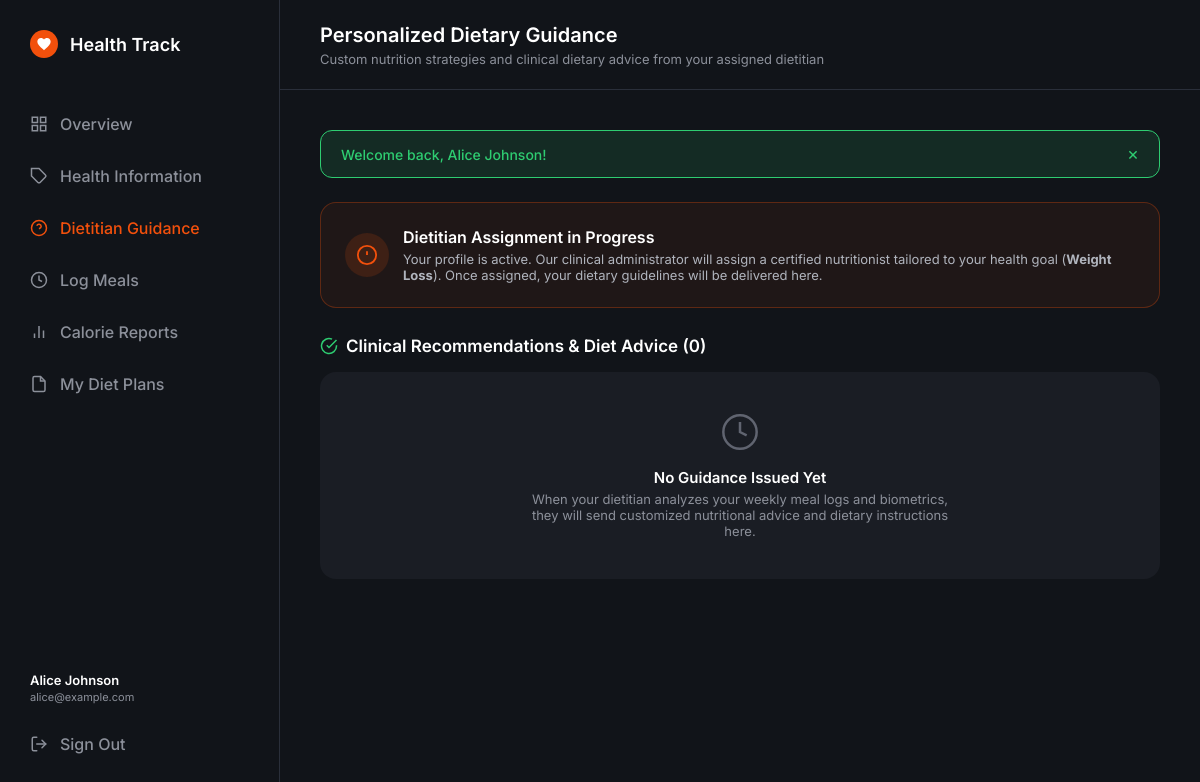
Page /user/guidance.php (signed in) on the committed database.
### tables this page shows
CREATE TABLE IF NOT EXISTS `users` (
    `id` INT AUTO_INCREMENT PRIMARY KEY,
    `name` VARCHAR(100) NOT NULL,
    `email` VARCHAR(150) NOT NULL UNIQUE,
    `password` VARCHAR(255) NOT NULL,
    `phone` VARCHAR(30) NULL,
    `role` ENUM('admin', 'dietitian', 'user') NOT NULL DEFAULT 'user',
    `status` ENUM('active', 'inactive', 'suspended', 'pending') NOT NULL DEFAULT 'active',
    `created_at` TIMESTAMP DEFAULT CURRENT_TIMESTAMP,
    `updated_at` TIMESTAMP DEFAULT CURRENT_TIMESTAMP ON UPDATE CURRENT_TIMESTAMP,
    INDEX `idx_role` (`role`),
    INDEX `idx_status` (`status`)
);

CREATE TABLE IF NOT EXISTS `health_profiles` (
    `id` INT AUTO_INCREMENT PRIMARY KEY,
    `user_id` INT NOT NULL UNIQUE,
    `age` INT NULL,
    `gender` ENUM('male', 'female', 'other') NULL,
    `height` DECIMAL(5,2) NULL,  
    `weight` DECIMAL(5,2) NULL,  
    `activity_level` VARCHAR(100) DEFAULT 'moderate',
    `health_goal` VARCHAR(100) DEFAULT 'maintain_weight',
    `dietary_preference` VARCHAR(100) DEFAULT 'anything',
    `daily_calorie_target` INT NULL DEFAULT 2000,
    `bmi` DECIMAL(4,1) NULL,
    `updated_at` TIMESTAMP DEFAULT CURRENT_TIMESTAMP ON UPDATE CURRENT_TIMESTAMP,
    FOREIGN KEY (`user_id`) REFERENCES `users`(`id`) ON DELETE CASCADE
);

### includes/auth.php (called while the page is built, shortened)
<?php
require_once __DIR__ . '/functions.php';
function isLoggedIn(): bool {
    return isset($_SESSION['user_id']) && !empty($_SESSION['user_id']);
}
function getCurrentUser(): ?array {
    static $currentUser = null;
    if ($currentUser === null) {
        $pdo = getDBConnection();
        $stmt = $pdo->prepare("SELECT id, name, email, phone, role, status FROM users WHERE id = :id LIMIT 1");
        $stmt->execute(['id' => $_SESSION['user_id']]);
        $user = $stmt->fetch();
        $currentUser = $user;
    }
    return $currentUser;
}
function requireRole($allowedRoles): void {
    $user = getCurrentUser();
}

### user/guidance.php (the view, shortened to what this page needs)
<?php
require_once __DIR__ . '/../includes/auth.php';
requireRole('user');
$currentUser = getCurrentUser();
$userId = (int)$currentUser['id'];
$pdo = getDBConnection();
$dtStmt = $pdo->prepare("
    SELECT u.name as dietitian_name, u.email as dietitian_email, u.phone as dietitian_phone,
           dp.specialization, dp.qualification, dp.experience, dp.certification,
           da.assigned_at, da.notes as admin_assignment_notes
    FROM dietitian_assignments da
    JOIN users u ON da.dietitian_id = u.id
    LEFT JOIN dietitian_profiles dp ON u.id = dp.user_id
    WHERE da.user_id = :uid
    LIMIT 1
");
$dtStmt->execute(['uid' => $userId]);
$assignedDietitian = $dtStmt->fetch();
$recStmt = $pdo->prepare("
    SELECT r.*, u.name as dietitian_name, dp.specialization as dietitian_specialization
    FROM recommendations r
    JOIN users u ON r.dietitian_id = u.id
    LEFT JOIN dietitian_profiles dp ON u.id = dp.user_id
    WHERE r.user_id = :uid
    ORDER BY r.created_at DESC
");
$recStmt->execute(['uid' => $userId]);
$recommendations = $recStmt->fetchAll();
$profStmt = $pdo->prepare("SELECT * FROM health_profiles WHERE user_id = :uid LIMIT 1");
$profStmt->execute(['uid' => $userId]);
$profile = $profStmt->fetch();
?>
<!DOCTYPE html>
<html lang="en">
<head>
    <link rel="stylesheet" href="../dashboard.css">
</head>
<body>
    <div class="dashboard-layout">
        <aside class="sidebar">
            <div class="sidebar-header">
                <div class="logo-container small-logo">
                    <div class="filled-heart-icon">
                        <svg viewBox="0 0 24 24" fill="white" width="16" height="16">
                            <path d="M12 21.35l-1.45-1.32C5.4 15.36 2 12.28 2 8.5 2 5.42 4.42 3 7.5 3c1.74 0 3.41.81 4.5 2.09C13.09 3.81 14.76 3 16.5 3 19.58 3 22 5.42 22 8.5c0 3.78-3.4 6.86-8.55 11.54L12 21.35z"/>
                        </svg>
                    </div>
                    <span class="logo-text-small">Health Track</span>
                </div>
            </div>
            <nav class="sidebar-nav">
                <a href="dashboard.php" class="nav-link">
                    <svg viewBox="0 0 24 24" width="18" height="18" fill="none" stroke="currentColor" stroke-width="2"><rect x="3" y="3" width="7" height="7"></rect><rect x="14" y="3" width="7" height="7"></rect><rect x="14" y="14" width="7" height="7"></rect><rect x="3" y="14" width="7" height="7"></rect></svg>
                    Overview
                </a>
                <a href="health-info.php" class="nav-link">
                    <svg viewBox="0 0 24 24" width="18" height="18" fill="none" stroke="currentColor" stroke-width="2"><path d="M20.59 13.41l-7.17 7.17a2 2 0 0 1-2.83 0L2 12V2h10l8.59 8.59a2 2 0 0 1 0 2.82z"></path><line x1="7" y1="7" x2="7.01" y2="7"></line></svg>
                    Health Information
                </a>
                <a href="guidance.php" class="nav-link active">
                    <svg viewBox="0 0 24 24" width="18" height="18" fill="none" stroke="currentColor" stroke-width="2"><circle cx="12" cy="12" r="10"></circle><path d="M9.09 9a3 3 0 0 1 5.83 1c0 2-3 3-3 3"></path><line x1="12" y1="17" x2="12.01" y2="17"></line></svg>
                    Dietitian Guidance
                </a>
                <a href="../log-meals.html" class="nav-link">
                    <svg viewBox="0 0 24 24" width="18" height="18" fill="none" stroke="currentColor" stroke-width="2"><circle cx="12" cy="12" r="10"></circle><path d="M12 6v6l4 2"></path></svg>
                    Log Meals
                </a>
                <a href="../calorie-reports.html" class="nav-link">
                    <svg viewBox="0 0 24 24" width="18" height="18" fill="none" stroke="currentColor" stroke-width="2"><path d="M18 20V10M12 20V4M6 20v-6"></path></svg>
                    Calorie Reports
                </a>
                <a href="#" class="nav-link">
                    <svg viewBox="0 0 24 24" width="18" height="18" fill="none" stroke="currentColor" stroke-width="2"><path d="M14 2H6a2 2 0 0 0-2 2v16a2 2 0 0 0 2 2h12a2 2 0 0 0 2-2V8z"></path><polyline points="14 2 14 8 20 8"></polyline></svg>
                    My Diet Plans
                </a>
            </nav>
            <div class="sidebar-footer">
                <div style="font-size: 13px; color: var(--text-light); font-weight: 600; margin-bottom: 2px;"><?= e($currentUser['name']) ?></div>
                <div style="font-size: 11px; color: var(--text-muted); margin-bottom: 14px;"><?= e($currentUser['email']) ?></div>
                <a href="../logout.php" class="nav-link sign-out">
                    <svg viewBox="0 0 24 24" width="18" height="18" fill="none" stroke="currentColor" stroke-width="2" stroke-linecap="round" stroke-linejoin="round">
                        <path d="M9 21H5a2 2 0 0 1-2-2V5a2 2 0 0 1 2-2h4"></path>
                        <polyline points="16 17 21 12 16 7"></polyline>
                        <line x1="21" y1="12" x2="9" y2="12"></line>
                    </svg>
                    Sign Out
                </a>
            </div>
        </aside>
        <main class="main-content" style="overflow-y: auto;">
            <header class="top-header">
                <div>
                    <h1 class="header-title">Personalized Dietary Guidance</h1>
                    <p style="font-size: 13px; color: var(--text-muted); margin-top: 4px;">Custom nutrition strategies and clinical dietary advice from your assigned dietitian</p>
                </div>
            </header>
            <div class="content-wrapper" style="max-width: 1000px;">
                <?php if ($assignedDietitian): ?>
                    <div class="panel-card" style="padding: 24px; margin-bottom: 28px; background: linear-gradient(135deg, rgba(52, 152, 219, 0.08) 0%, rgba(26, 29, 36, 0.95) 100%); border: 1px solid rgba(52, 152, 219, 0.3);">
                        <div style="display: flex; justify-content: space-between; align-items: flex-start; flex-wrap: wrap; gap: 16px;">
                            <div style="display: flex; gap: 16px; align-items: center;">
                                <div class="avatar avatar-blue" style="width: 52px; height: 52px; font-size: 18px; border-radius: 50%;">
                                    <?= strtoupper(substr($assignedDietitian['dietitian_name'], 0, 2)) ?>
                                </div>
                                <div>
                                    <div style="display: flex; align-items: center; gap: 8px;">
                                        <h3 style="font-size: 18px; font-weight: 700; color: #ffffff; margin: 0;">
                                            Dr. <?= e($assignedDietitian['dietitian_name']) ?>
                                        </h3>
                                        <span class="status-badge status-active" style="font-size: 11px;">Assigned Specialist</span>
                                    </div>
                                    <p style="font-size: 13px; color: #3498db; margin: 4px 0 0 0; font-weight: 500;">
                                        <?= e($assignedDietitian['specialization'] ?: 'Clinical Nutrition Specialist') ?> • <?= e($assignedDietitian['qualification'] ?: 'Registered Dietitian') ?>
                                    </p>
                                    <div style="font-size: 12px; color: var(--text-muted); margin-top: 6px;">
                                        Contact: <span style="color: var(--text-light);"><?= e($assignedDietitian['dietitian_email']) ?></span>
                                        <?php if (!empty($assignedDietitian['dietitian_phone'])): ?>
                                            • <span><?= e($assignedDietitian['dietitian_phone']) ?></span>
                                        <?php endif; ?>
                                    </div>
                                </div>
                            </div>
                            <div style="text-align: right;">
                                <span style="font-size: 11px; color: var(--text-muted); text-transform: uppercase;">Assigned Since</span>
                                <div style="font-size: 13px; color: var(--text-light); font-weight: 600;">
                                    <?= date('M d, Y', strtotime($assignedDietitian['assigned_at'])) ?>
                                </div>
                            </div>
                        </div>
                        <?php if (!empty($assignedDietitian['admin_assignment_notes'])): ?>
                            <div style="margin-top: 16px; padding: 10px 14px; background: rgba(243, 156, 18, 0.1); border-left: 3px solid #f39c12; border-radius: 6px; font-size: 12px; color: #f39c12;">
                                <strong>Clinical Note:</strong> <?= e($assignedDietitian['admin_assignment_notes']) ?>
                            </div>
                        <?php endif; ?>
                    </div>
                <?php else: ?>
                    <div class="panel-card" style="padding: 24px; margin-bottom: 28px; background: rgba(242, 80, 12, 0.06); border: 1px solid rgba(242, 80, 12, 0.3);">
                        <div style="display: flex; gap: 14px; align-items: center;">
                            <div style="width: 44px; height: 44px; border-radius: 50%; background: rgba(242, 80, 12, 0.15); display: flex; align-items: center; justify-content: center; color: #f2500c; flex-shrink: 0;">
                                <svg viewBox="0 0 24 24" width="22" height="22" fill="none" stroke="currentColor" stroke-width="2"><circle cx="12" cy="12" r="10"></circle><line x1="12" y1="8" x2="12" y2="12"></line><line x1="12" y1="16" x2="12.01" y2="16"></line></svg>
                            </div>
                            <div>
                                <h4 style="font-size: 16px; font-weight: 600; color: #ffffff; margin: 0 0 4px 0;">Dietitian Assignment in Progress</h4>
                                <p style="font-size: 13px; color: #b0b4bd; margin: 0;">
                                    Your profile is active. Our clinical administrator will assign a certified nutritionist tailored to your health goal (<strong><?= e(ucwords(str_replace('_', ' ', $profile['health_goal'] ?? 'General fitness'))) ?></strong>). Once assigned, your dietary guidelines will be delivered here.
                                </p>
                            </div>
                        </div>
                    </div>
                <?php endif; ?>
                <div style="margin-bottom: 20px;">
                    <h2 style="font-size: 17px; font-weight: 600; color: #ffffff; margin-bottom: 16px; display: flex; align-items: center; gap: 8px;">
                        <svg viewBox="0 0 24 24" width="18" height="18" fill="none" stroke="#2ecc71" stroke-width="2"><path d="M22 11.08V12a10 10 0 1 1-5.93-9.14"></path><polyline points="22 4 12 14.01 9 11.01"></polyline></svg>
                        Clinical Recommendations & Diet Advice (<?= count($recommendations) ?>)
                    </h2>
                    <?php if (empty($recommendations)): ?>
                        <div class="panel-card" style="padding: 40px; text-align: center; color: var(--text-muted);">
                            <svg viewBox="0 0 24 24" width="40" height="40" fill="none" stroke="#606470" stroke-width="1.5" style="margin-bottom: 12px;"><circle cx="12" cy="12" r="10"></circle><path d="M12 6v6l4 2"></path></svg>
                            <p style="font-size: 15px; font-weight: 600; color: var(--text-light); margin-bottom: 4px;">No Guidance Issued Yet</p>
                            <p style="font-size: 13px; max-width: 440px; margin: 0 auto;">
                                When your dietitian analyzes your weekly meal logs and biometrics, they will send customized nutritional advice and dietary instructions here.
                            </p>
                        </div>
                    <?php endif; ?>
                </div>
            </div>
        </main>
    </div>
</body>
</html>

### dashboard.css (style rules this page uses)
* { margin: 0; padding: 0; box-sizing: border-box; font-family: 'Inter', sans-serif; }
:root { --bg-dark: #111419; --sidebar-bg: #111419; --card-bg: #1A1D24; --input-bg: #222731; --primary-orange: #f2500c; --text-light: #ffffff; --text-muted: #8c909a; --border-color: #2a2f3a; --sidebar-border: #2a2f3a; }
body { background-color: var(--bg-dark); color: var(--text-light); }
.dashboard-layout { display: flex; min-height: 100vh; }
.sidebar { width: 280px; background-color: var(--sidebar-bg); border-right: 1px solid var(--sidebar-border); display: flex; flex-direction: column; padding: 30px 0; }
.sidebar-header { padding: 0 30px; margin-bottom: 40px; }
.logo-container.small-logo { display: flex; align-items: center; gap: 12px; }
.filled-heart-icon { width: 28px; height: 28px; background-color: var(--primary-orange); border-radius: 50%; display: flex; align-items: center; justify-content: center; }
.logo-text-small { font-size: 18px; font-weight: 600; color: var(--text-light); }
.sidebar-nav { display: flex; flex-direction: column; flex: 1; }
.nav-link { padding: 16px 30px; color: var(--text-muted); text-decoration: none; font-size: 16px; font-weight: 500; transition: all 0.2s; display: flex; align-items: center; gap: 12px; }
.nav-link.active { color: var(--primary-orange); }
.sidebar-footer { padding: 0 30px; }
.sign-out { padding: 16px 0; color: var(--text-muted); }
.main-content { flex: 1; display: flex; flex-direction: column; }
.top-header { height: 90px; display: flex; align-items: center; padding: 0 40px; border-bottom: 1px solid var(--sidebar-border); }
.header-title { font-size: 20px; font-weight: 600; }
.content-wrapper { padding: 40px; max-width: 1000px; }
.panel-card { background-color: var(--card-bg); border-radius: 16px; padding: 24px; }

### rows in the picture
users: name "Alice Johnson", email "alice@example.com"
health_profiles: health_goal "Weight Loss"

### other values in the picture
$message "Welcome back, Alice Johnson!"
count($recommendations) "0"
